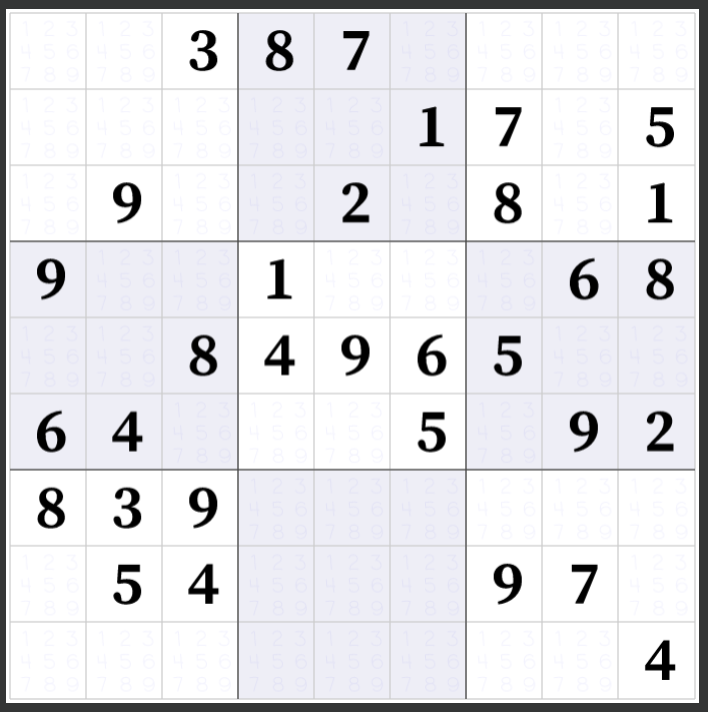
#> input picture sudoku_/Self-Driving/Section6/white_img.png, 708 x 712 px
$ jupyter execute 'Lecture 6.6 Corner Detection.ipynb'   (shell and % lines are left out)
#> lines starting #> are read from the running program, lines starting #| are printed output that depends on the picture; after the words box and inside, x2 and y2 are one past the last pixel; in counts of white or black regions, pixels touching at a corner belong together
## CODE TO PERFORM HARRIS CORNER DETECTION
## Dr. Ryan Ahmed

# LOAD/DISPLAY IMAGE

[cell 1]
import cv2
import numpy as np
import matplotlib.image as mpimg
from matplotlib import pyplot as plt

[cell 2]
image_color = cv2.imread('white_img.png')
#> image_color is the input picture: shape (712, 708, 3); mean B, G, R 231.1, 227.7, 227.7
cv2.imshow('Chessboard', image_color)
cv2.waitKey()
cv2.destroyAllWindows()

## CONVERT TO GREYSCALE/APPLY HARRIS CORNER

[cell 3]
image_gray = cv2.cvtColor(image_color, cv2.COLOR_BGR2GRAY)

# cv2.cornerHarris(img, block size, ksize, k)

corners = cv2.cornerHarris(image_gray, 5, 3, 0.1)
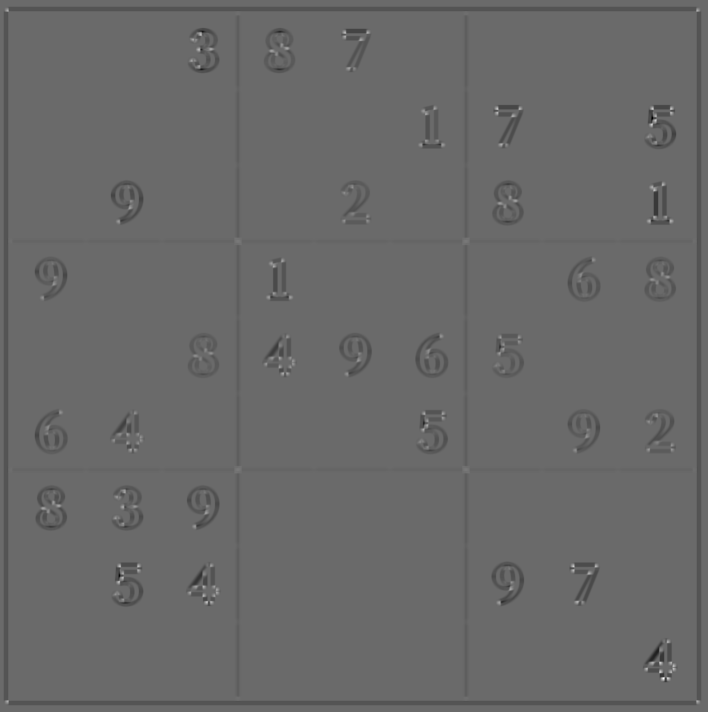
#> corners: shape (712, 708) float32; min -0.0308, max 0.043, mean -0.000381; drawn with min black and max white
plt.imshow(corners, cmap = 'gray')
plt.show()

[cell 4]
corners_dilate = cv2.dilate(corners, np.ones((8,8),np.uint8), iterations = 1)
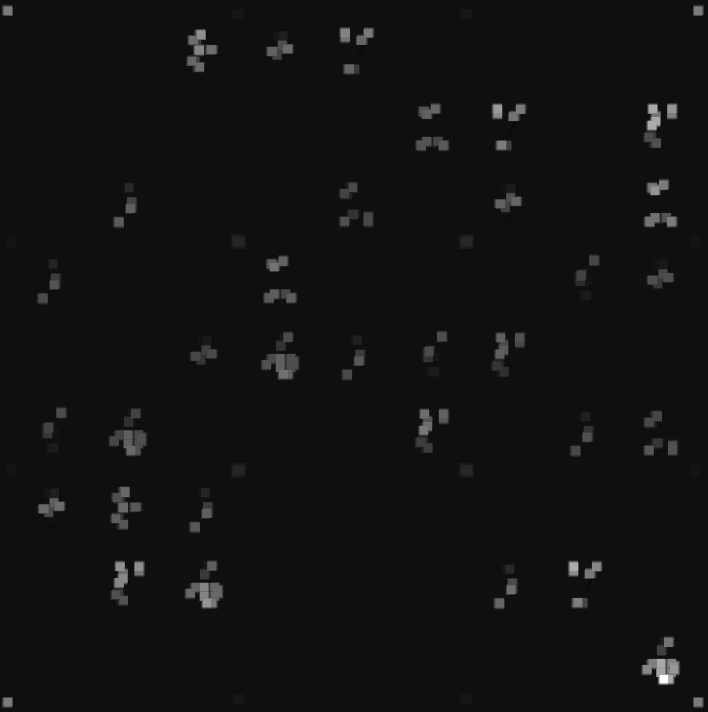
#> corners_dilate: shape (712, 708) float32; min -0.00283, max 0.043, mean 0.000463; drawn with min black and max white
plt.imshow(corners_dilate, cmap = 'gray')

[cell 5]
image_color[corners_dilate > 0.01 * corners_dilate.max() ] = [0, 100, 0]
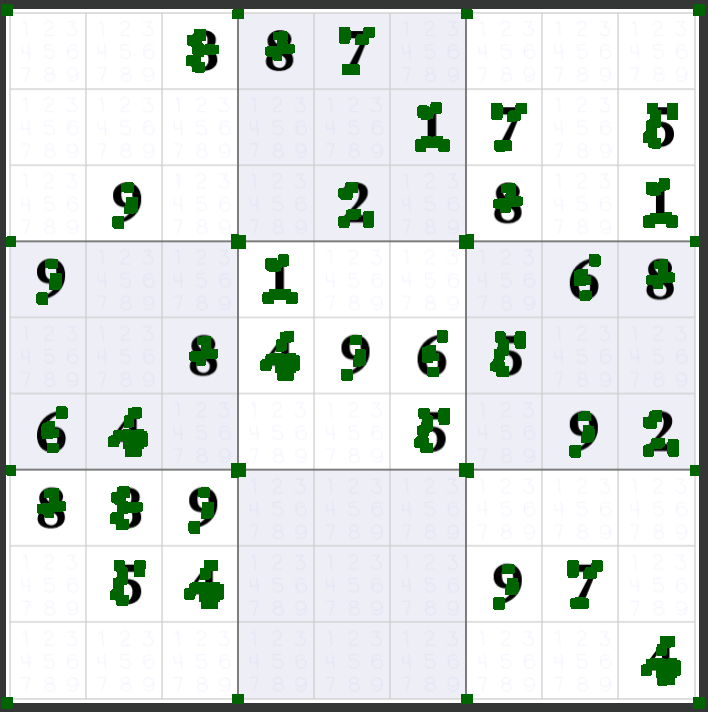
#> image_color: shape (712, 708, 3); 4.86% of pixels changed, all inside (x1, y1, x2, y2) = (1, 4, 705, 709)

cv2.imshow('Image with Corners', image_color)
cv2.waitKey()
cv2.destroyAllWindows()

# LET'S GET CORNERS OF A TRUCK!

[cell 6]
# image_color = cv2.imread('truck_back_color.jpg')
image_color = cv2.imread('truckrr.png')
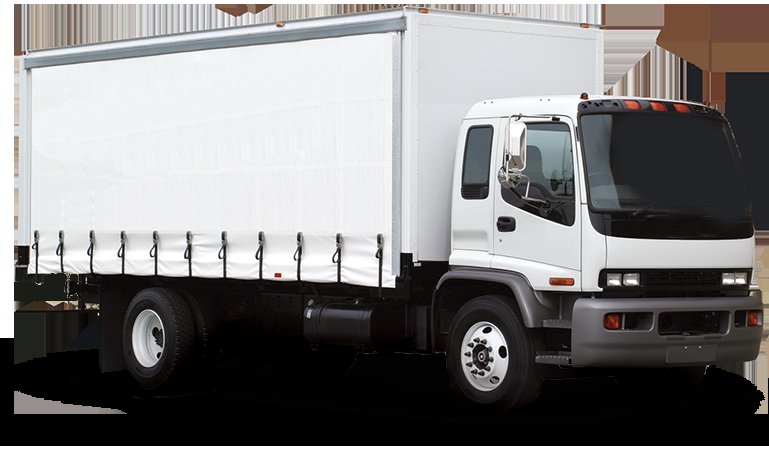
#> input picture sudoku_/Self-Driving/Section6/Truckrr.png, 769 x 450 px, found by its file name
#> image_color is the input picture: shape (450, 769, 3); mean B, G, R 125.2, 125.3, 126.7

cv2.imshow('Find Truck corners', image_color)
cv2.waitKey()
cv2.destroyAllWindows()

[cell 7]
plt.imshow(image_color)

## CONVERT TO GREYSCALE

[cell 8]
image_gray = cv2.cvtColor(image_color, cv2.COLOR_BGR2GRAY)
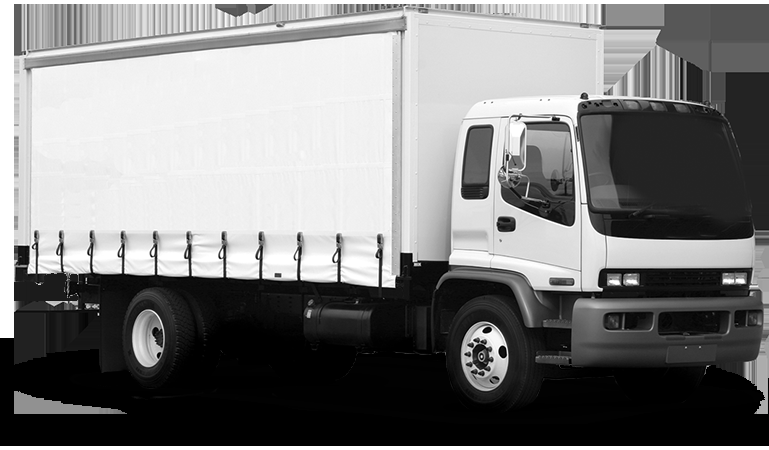
#> image_gray: shape (450, 769); min 0, max 255, mean 125.7
plt.imshow(image_gray, cmap = 'gray')

[cell 9]
image_gray.shape
#> Out = (450, 769)

# PERFORM HARRIS CORNER DETECTION

[cell 10]
corners = cv2.cornerHarris(image_gray, 7, 5, 0.1)
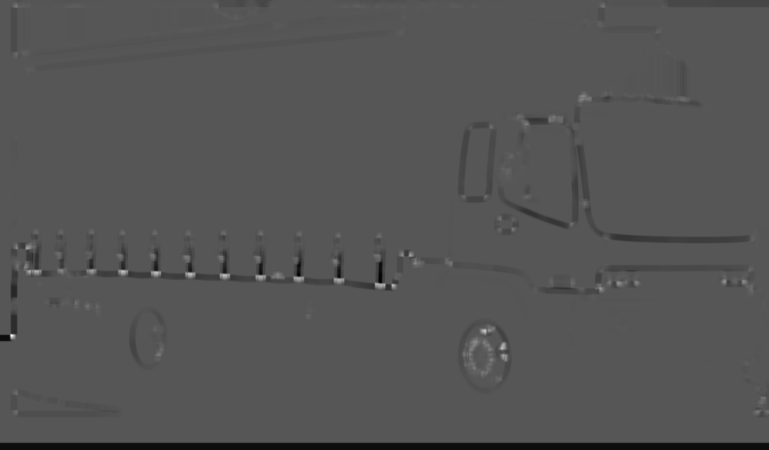
#> corners: shape (450, 769) float32; min -0.969, max 1.89, mean -0.019; drawn with min black and max white
corners_dilate = cv2.dilate(corners, np.ones((8,8),np.uint8), iterations = 1)
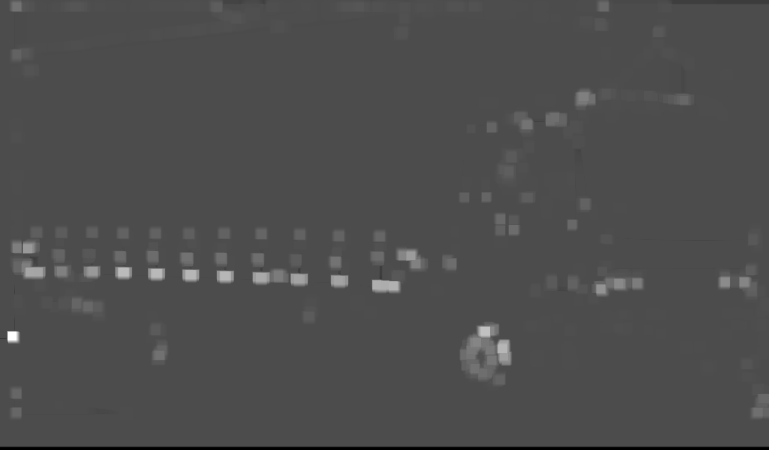
#> corners_dilate: shape (450, 769) float32; min -0.816, max 1.89, mean 0.014; drawn with min black and max white

[cell 11]
plt.imshow(corners, cmap = 'gray')
plt.show()

[cell 12]
plt.imshow(corners_dilate, cmap = 'gray')

[cell 13]
corners_dilate

[cell 14]
corners_dilate.shape
#> Out = (450, 769)

[cell 15]
#np.set_printoptions(threshold=np.nan)
#corners_dilate

[cell 16]
corners_dilate.max()
#> Out = 1.89

[cell 17]
# If pixel value is greater than a threshold, return true and mark it as green
Image_color_corners = image_color.copy()
Image_color_corners[corners_dilate > 0.03 * corners_dilate.max() ] = [0, 255, 0]
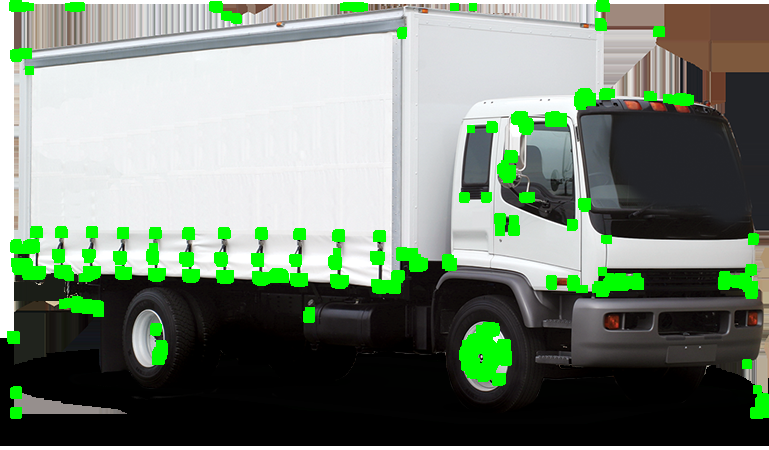
#> Image_color_corners: shape (450, 769, 3); 6.17% of pixels changed, all inside (x1, y1, x2, y2) = (7, 0, 769, 419)

cv2.imshow('Image with Corners', Image_color_corners)
cv2.waitKey()
cv2.destroyAllWindows()
